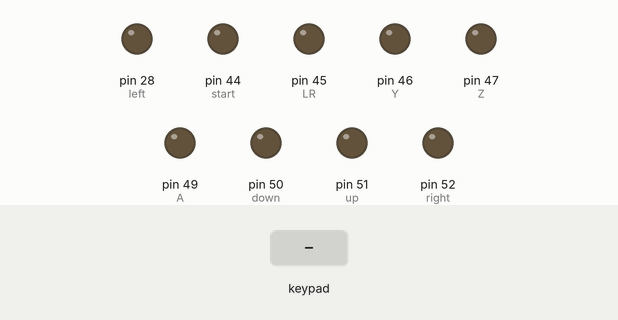
Recording of a sketch running on a simulated Arduino Mega 2560, built with avr-gcc and run on an emulated ATmega2560. Shown: output pins drawn as LEDs (lit = HIGH). Dashed ring = blinking. Inputs (shaded band) come from the test bench.

Above: at 1.8 s.
1.9 s: key '*' pressed
At 2.73 s:
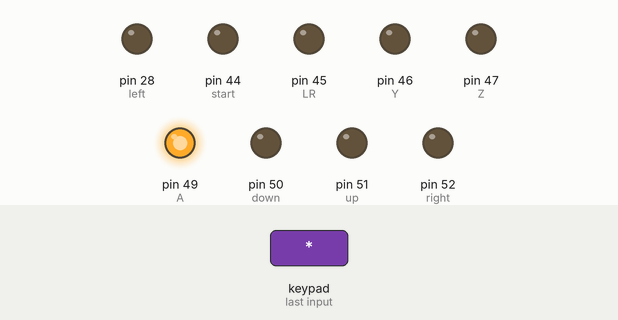
4.9 s: key '#' pressed
At 9.55 s:
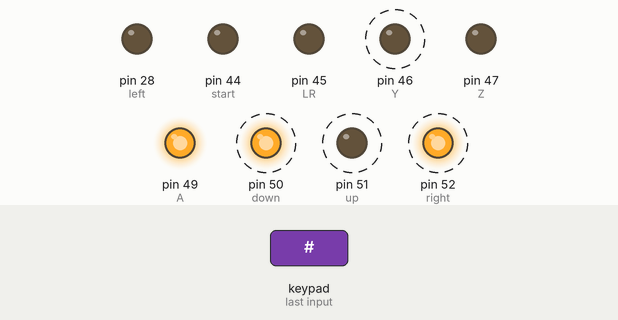
10.9 s: key '0' pressed
At 12.21 s:
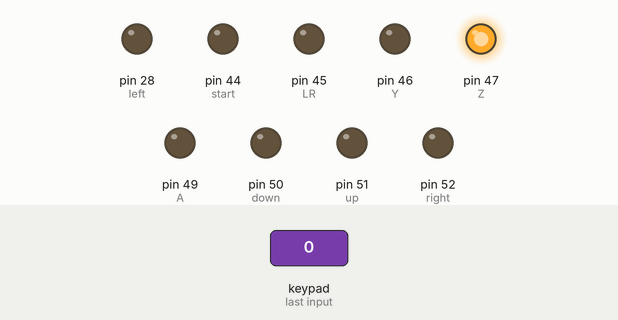
16.9 s: keypad keys 5 4 3 2 pressed 0.4 s apart
At 18.4 s:
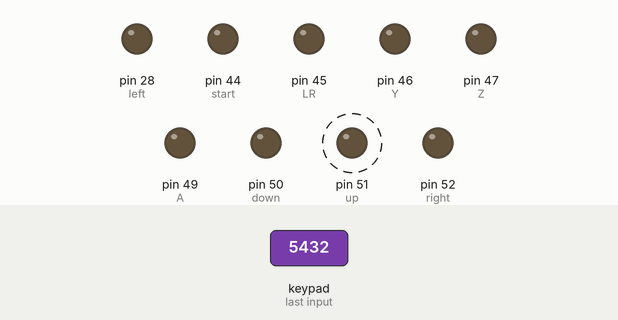
Timing chart, 0 to 19.9 s (numbered marks = the images above; inputs shaded):
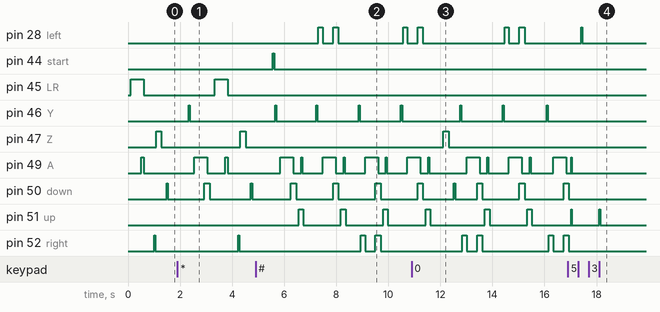

Measured:
- after the input at 1.9 s, pin 28 (left): stops changing and stays LOW; pin 45 (LR): LOW → HIGH after 1.4 s, → LOW 0.50 s later; pin 46 (Y): goes on until 2.4 s, then stays LOW; pin 47 (Z): LOW → HIGH after 2.4 s, → LOW 0.20 s later; pin 51 (up): stays LOW (without the input it goes to HIGH after 1.3 s)
- after the input at 4.9 s, pin 44 (start): LOW → HIGH after 0.67 s, → LOW 0.04 s later
- after the input at 10.9 s, pin 47 (Z): LOW → HIGH after 1.2 s, → LOW 0.20 s later
- after the input at 16.9 s, pin 28 (left): LOW → HIGH after 0.52 s, → LOW 0.04 s later; pin 49 (A): LOW → HIGH after 0.14 s, → LOW 0.01 s later; pin 51 (up): alternates HIGH for 0.03 s and LOW for 1.1 s, 4 changes in all, then stays LOW, starting after 0.14 s

The sketch:

keypad_smash_pika.ino
```cpp
#include <Keypad.h>

const int left = 28;
const int right = 52;
const int up = 51;
const int down = 50;
const int Z = 47;
const int start = 44;
const int A = 49;
const int B = 48;
const int Y = 46;
const int LR = 45;
const int LTilt = 43;
const int RTilt = 42;
char lastKey = "";
const int timeToWait = 500;

const byte ROWS = 4; //four rows
const byte COLS = 4; //three columns
char keys[ROWS][COLS] = {
  {'1','4','7','*'},
  {'2','5','8','0'},
  {'3','6','9','#'},
  {'A','B','C','D'}
};

byte rowPins[ROWS] = {5, 4, 3, 2};
byte colPins[COLS] = {9, 8, 7, 6};

Keypad customKeypad = Keypad( makeKeymap(keys), rowPins, colPins, ROWS, COLS );

void button40(int direct, int wait = 40) {
   digitalWrite(direct, HIGH);
   delay(wait);
   digitalWrite(direct, LOW);
   digitalWrite(direct, LOW);
   digitalWrite(direct, LOW);
   delay(40);
}

void reset() {
  delay(100);
  digitalWrite(LR, HIGH);
  delay(400);
  digitalWrite(A, HIGH);
  delay(100);
  digitalWrite(LR, LOW);
  digitalWrite(A, LOW);
  delay(400);
}

void dashDance() {
  for (int x = 0; x < 10; x++){
    digitalWrite(left, LOW);
    digitalWrite(right, HIGH);
    delay(67);
    digitalWrite(right, LOW);
    digitalWrite(left, HIGH);
    delay(67);
  }
  digitalWrite(left, LOW);
}

void grabDownThrow() {
  digitalWrite(Z, HIGH);
  delay(200);
  digitalWrite(Z, LOW);
  delay(200);
  digitalWrite(down, HIGH);
  delay(50);
  digitalWrite(down, LOW);
  delay(200);

}

void Uair(int drift = false) {
  digitalWrite(Y, HIGH);
  delay(50);
  if (drift) {
    digitalWrite(drift, HIGH);
    delay(30);
    digitalWrite(drift, LOW);
  }
  digitalWrite(up, HIGH);
  digitalWrite(A, HIGH);
  delay(50);
  digitalWrite(Y, LOW);
  digitalWrite(up, LOW);
  delay(75);
  digitalWrite(down, HIGH);
  digitalWrite(A, LOW);
  delay(85);
  digitalWrite(down, LOW);
  delay(100);
}

void Nair(int drift = false) {
  button40(Y);
  if (drift) {
    digitalWrite(drift, HIGH);
    delay(40);
  }
  delay(125);
  if (drift) {
    digitalWrite(drift, LOW);
    digitalWrite(drift, LOW);
    digitalWrite(drift, LOW);

  }
  digitalWrite(A, HIGH);
  delay(400);
  digitalWrite(down, HIGH);
  if (drift) {
    digitalWrite(drift, HIGH);
  }
  delay(100);
  digitalWrite(Y, LOW);
  digitalWrite(A, LOW);
  delay(100);
  digitalWrite(drift, LOW);
  digitalWrite(down, LOW);
  delay(100);
}


void NairLeft(int wait = 150) {
  digitalWrite(left, HIGH);
  delay(wait);
  digitalWrite(Y, HIGH);
  delay(50);
  digitalWrite(Y, LOW);
  digitalWrite(left, LOW);
  digitalWrite(A, HIGH);
  delay(700);
  digitalWrite(down, HIGH);
  digitalWrite(A, LOW);
  delay(85);
  digitalWrite(down, LOW);
  delay(100);
}

void NairRight(int wait = 150) {
  digitalWrite(right, HIGH);
  delay(wait);
  digitalWrite(Y, HIGH);
  delay(50);
  digitalWrite(Y, LOW);
  digitalWrite(right, LOW);
  digitalWrite(A, HIGH);
  delay(700);
  digitalWrite(left, HIGH);
  delay(0);
  digitalWrite(left, LOW);
  digitalWrite(down, HIGH);
  digitalWrite(A, LOW);
  delay(85);
  digitalWrite(down, LOW);
  delay(100);
}


void Bair(int backward = left, int forward = right) {
  button40(Y);
  digitalWrite(forward, HIGH);
  delay(125);
  digitalWrite(forward, LOW);
  digitalWrite(backward, HIGH);
  digitalWrite(A, HIGH);
  delay(100);
  digitalWrite(backward, LOW);
  delay(300);
  digitalWrite(down, HIGH);
  delay(100);
  digitalWrite(Y, LOW);
  digitalWrite(A, LOW);
  delay(100);
  digitalWrite(down, LOW);
  delay(100);
}

void BAirLeft() {
  digitalWrite(left, HIGH);
  delay(250);
  digitalWrite(left, LOW);
  digitalWrite(right, HIGH);
  delay(50);
  digitalWrite(right, LOW);
  digitalWrite(Y, HIGH);
  delay(50);
  digitalWrite(Y, LOW);
  digitalWrite(left, HIGH);
  digitalWrite(A, HIGH);
  delay(100);
  digitalWrite(left, LOW);
  digitalWrite(A, LOW);
}

void BairRight() {
  digitalWrite(right, HIGH);
  delay(250);
  digitalWrite(right, LOW);
  digitalWrite(left, HIGH);
  delay(50);
  digitalWrite(left, LOW);
  digitalWrite(Y, HIGH);
  delay(50);
  digitalWrite(Y, LOW);
  digitalWrite(right, HIGH);
  digitalWrite(A, HIGH);
  delay(600);
  digitalWrite(right, LOW);
  digitalWrite(down, HIGH);
  digitalWrite(A, LOW);
  delay(85);
  digitalWrite(down, LOW);
  delay(100);
}

void smashAttack(int direct, int wait = 200) {
  digitalWrite(A, HIGH);
  digitalWrite(direct, HIGH);
  delay(wait);
  digitalWrite(A, LOW);
  digitalWrite(direct, LOW);
  delay(350);
}

void tilt(int direct) {
  digitalWrite(direct, HIGH);
  delay(100);
  button40(A);
  digitalWrite(direct, LOW);
  delay(500);
}

void testingCombo() {
  reset();
  button40(right);
  grabDownThrow();
  delay(600);
  Uair(right);
  delay(250);
  button40(down);
  delay(300);
  Nair(right);
  Nair(left);
}

void NairLoop() {
  reset();
  button40(right);
  grabDownThrow();
  delay(600);
  Nair();
  tilt(up);
  Nair(left);
  tilt(up);
  Nair(right);
  tilt(up);
  Nair();
}


int nairCounter = 0;

void NairLoop1() {
  reset();
}

void NairLoop2() {
  button40(right);
}

void NairLoop3() {
  grabDownThrow();
}

void NairLoop4() {
  delay(600);
}


void NairLoop5() {
  Nair();
}

void NairLoop6() {
  tilt(up);
}

void NairLoop7() {
  Nair(left);
}

void NairLoop8() {
  tilt(up);
}

void NairLoop9() {
  Nair(right);
}

void NairLoop10() {
  tilt(up);
}


void NairLoop11() {
  Nair(left);
}

void NairLoop12() {
  tilt(up);
}

void NairLoop13() {
  Nair(right);
}

void NairLoop14() {
  tilt(up);
}


void NairLoop15() {
  Nair(left);
}

void NairLoop16() {
  tilt(up);
}

void NairLoop17() {
  delay(75);
  Nair(right);
}


void setup() {
  Serial.begin(9600);
  pinMode(start, OUTPUT);
  pinMode(up, OUTPUT);
  pinMode(down, OUTPUT);
  pinMode(left, OUTPUT);
  pinMode(right, OUTPUT);
  pinMode(A, OUTPUT);
  pinMode(Y, OUTPUT);
  pinMode(Z, OUTPUT);
  pinMode(LR, OUTPUT);
  nairCounter = 1;
}

void loop() {
  // put your main code here, to run repeatedly:
   char key = customKeypad.getKey();
   if (nairCounter == 0) {
   } else if (nairCounter == 1) {
    NairLoop1();
   } else if (nairCounter == 2) {
    NairLoop2();
   } else if (nairCounter == 3) {
    NairLoop3();
   } else if (nairCounter == 4) {
    NairLoop4();
   } else if (nairCounter == 5) {
    NairLoop5();
   } else if (nairCounter == 6) {
    NairLoop6();
   } else if (nairCounter == 7) {
    NairLoop7();
   } else if (nairCounter == 8) {
    NairLoop8();
   } else if (nairCounter == 9) {
    NairLoop9();
   } else if (nairCounter == 10) {
    NairLoop10();
   } else if (nairCounter == 11) {
    NairLoop11();
   } else if (nairCounter == 12) {
    NairLoop12();
   } else if (nairCounter == 13) {
    NairLoop13();
   } else if (nairCounter == 14) {
    NairLoop14();
   } else if (nairCounter == 15) {
    NairLoop15();
   } else if (nairCounter == 16) {
    NairLoop16();
   } else if (nairCounter == 17) {
    NairLoop17();
   } else {
    nairCounter == 0;
   }
   if (nairCounter != 0) {
    nairCounter++;
   }
   if (key == '1') {
     button40(RTilt);

   } else if (key == '2') {
     button40(up);

   } else if (key == '3') {
     button40(LTilt);

   } else if (key == 'A') {
     button40(A, 20);

   } else if (key == '4') {
    button40(left);

   } else if (key == '5') {
     smashAttack(up, 10);

   } else if (key == '6') {
     button40(right);

   } else if (key == 'B') {
     button40(B);

   } else if (key == '7') {
     tilt(up);

   } else if (key == '8') {
     button40(down);

   } else if (key == '9') {
     tilt(down);

   } else if (key == 'C') {

   } else if (key == '*') {
     nairCounter = 1;

   } else if (key == '0') {
     grabDownThrow();

   }else if (key == '#' && lastKey == '#') {
     reset();
   } else if (key == '#') {
     button40(start);
   }else if (key == 'D') {
   }
}
```
